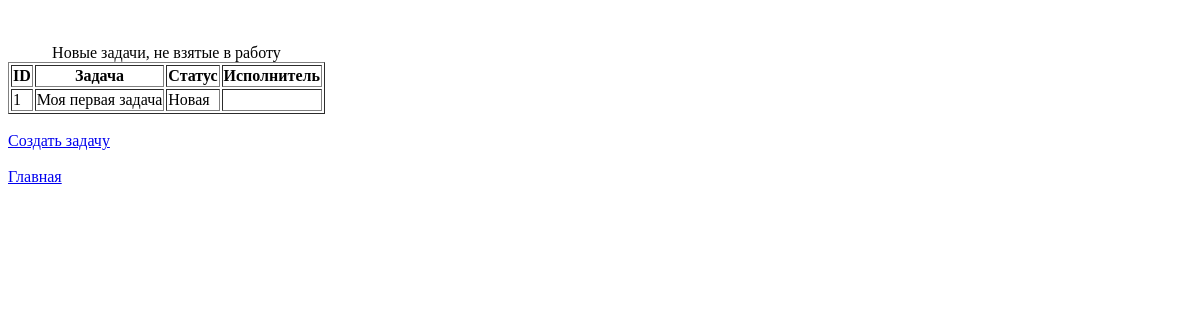
Page /open (signed in) on the earlier database version.
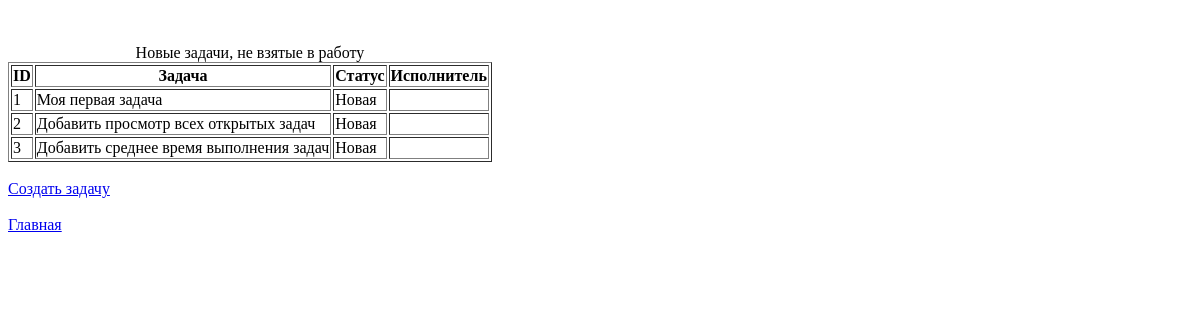
Same page on the later database version.
### tables this page shows
CREATE TABLE tasks (
	id INTEGER NOT NULL, 
	task VARCHAR, 
	status VARCHAR, 
	fio VARCHAR, 
	"create" DATETIME, 
	work DATETIME, 
	comlete DATETIME, 
	PRIMARY KEY (id)
);

### tasks.py (the view)
@app.route('/open')
def open():
    if session.get('logged_in'):
        conn = engine.connect()
        s = tasks.select().where(tasks.c.status == 'Новая')
        tasks_open = conn.execute(s)
        return render_template('open.html', tasks_open = tasks_open )
    else:
        return render_template('login.html')

### templates/open.html (shortened to what this page needs)
<!DOCTYPE html>
<html lang="en">
<head>
</head>
<body>
<br>
<br>
<table>
  <table border="1">
   <caption>Новые задачи, не взятые в работу</caption>
   <tr>
    <th>ID</th>
    <th>Задача</th>
    <th>Статус</th>
    <th>Исполнитель</th>
   </tr>
{% for task in tasks_open %}
<tr> <td>{{ task.id }} </td> <td> {{ task.task }} </td> <td> {{ task.status }} </td> <td> {{ task.fio }} </td>
</tr>
{% endfor %}
</table>
<br>
<a href="{{ url_for('new')}}">Создать задачу</a>
<br>
<br>
<a href="{{ url_for('show')}}">Главная</a>
</body>
</html>

Differences in the rows shown:
added tasks: id "2", task "Добавить просмотр всех открытых задач", status "Новая"
added tasks: id "3", task "Добавить среднее время выполнения задач", status "Новая"
